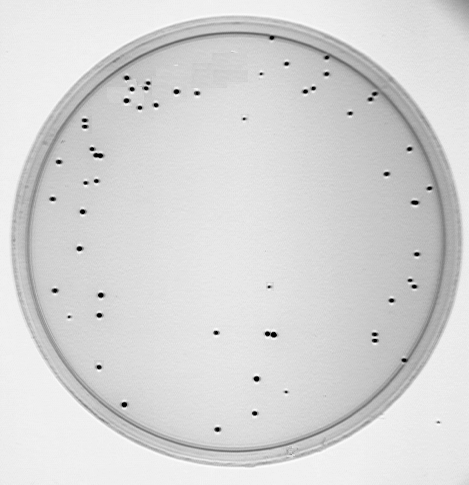
%> input picture Good Project/--test/Project/数字图像处理系统（matlab gui界面）/Colony.bmp, 469 x 485 px
$ octave --eval "result = light_use(imread('Colony.bmp'));"   (GNU Octave 9; MATLAB toolbox functions it lacks are replaced by stand-ins)
%> lines starting %> are read from the running program, lines starting %| are printed output that depends on the picture
function  newIm= light_use(im)
%im:原始图像;w 滤波窗体大小;isShow 是否显示中间过程
%
%
w = 3;
bk=double(im);
%最小值滤波
bk=ordfilt2(bk,1,ones(w,w),'symmetric');
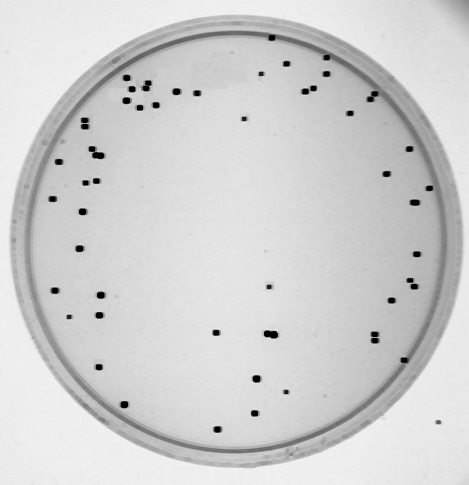
%> bk: size 485x469 double; min 0, max 244, mean 208.2
%均值滤波
h=ones(w,w)/(w*w);
bk=imfilter(bk,h,'replicate');

%减掉亮度不均的结果
newIm=imsubtract(double(im),bk);
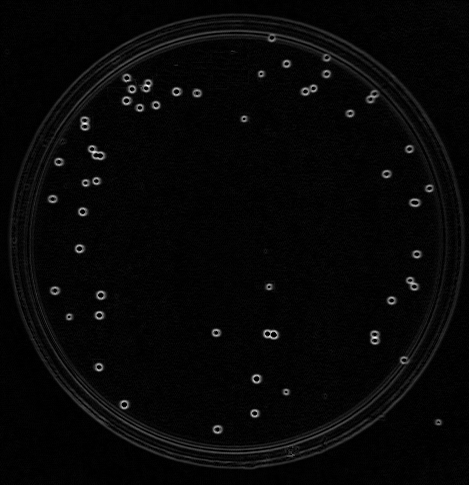
%> newIm: size 485x469 double; min -5.68e-14, max 191.9, mean 5.7; drawn with min black and max white
end
